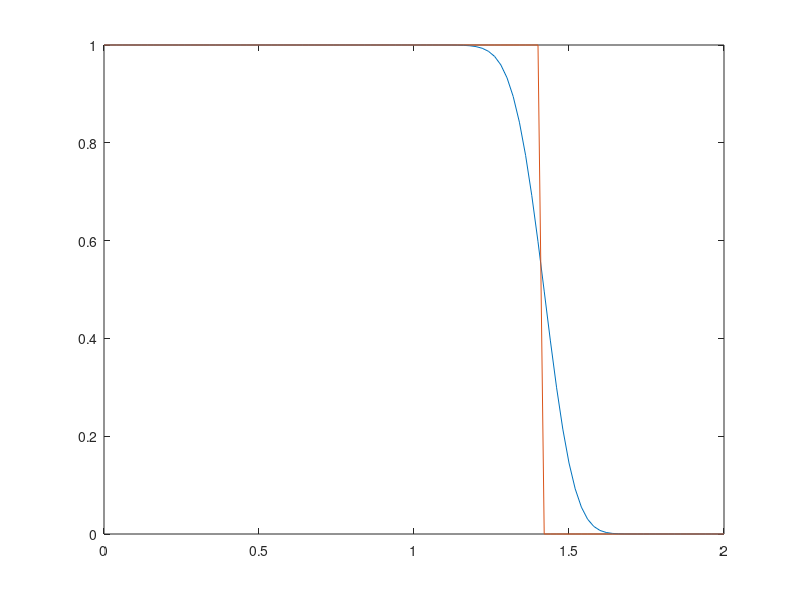

MATLAB code to generate this figure:
function main
clc;
clear;

N=100; %total cells, points N+1
L=2.0; %length
dx=L/N; % compute the spatial step
x=(0:N)'/N*L; % x positions

%initialize
u=zeros(N+1,1);
xl=0.4;  %L_1
for i=1:N+1
    if x(i)<=xl 
        u(i)=1.0;  %if L(20)=L_1
    end
end

% set the phase velocity
c=0.5;
% set the courant number
cfl=0.7;

un=u;
t=0.0; %initial time
time=2; %total time

while (t<time)
    rhs=spatial_difference(N, un, dx, c);
    dt=cfl*dx/c; %compute dt time step
    un=temporal_advance(un, dt, rhs);
    t=t+dt
end

%exact solution
xl=0.4+c*time;  %L_1
for i=1:N+1
    if x(i)<=xl 
        u(i)=1.0;  %if L(20)=L_1
    end
end

plot(x, un, x, u); %plot the result
end

function rhs=spatial_difference(N, un, dx, c)
    rhs=zeros(N+1,1);
    
    for i=2:N+1
        rhs(i)=-c*(un(i)-un(i-1))/dx;
    end
end

function unp=temporal_advance(un, dt, rhs)
    unp=un+dt*rhs;
end

